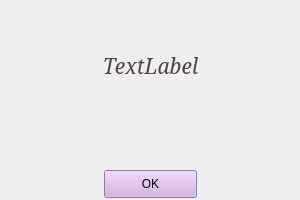
<?xml version="1.0" encoding="UTF-8"?>
<ui version="4.0">
 <class>AddRecDialog</class>
 <widget class="QWidget" name="AddRecDialog">
  <property name="geometry">
   <rect>
    <x>0</x>
    <y>0</y>
    <width>300</width>
    <height>200</height>
   </rect>
  </property>
  <property name="windowTitle">
   <string>AddRecDialog</string>
  </property>
  <widget class="QPushButton" name="OKad">
   <property name="geometry">
    <rect>
     <x>104</x>
     <y>170</y>
     <width>93</width>
     <height>28</height>
    </rect>
   </property>
   <property name="styleSheet">
    <string notr="true">QPushButton {
	background-color: #CFA7DE;
}</string>
   </property>
   <property name="text">
    <string>OK</string>
   </property>
  </widget>
  <widget class="QLabel" name="dialogname">
   <property name="geometry">
    <rect>
     <x>10</x>
     <y>10</y>
     <width>281</width>
     <height>111</height>
    </rect>
   </property>
   <property name="sizePolicy">
    <sizepolicy hsizetype="Expanding" vsizetype="Expanding">
     <horstretch>0</horstretch>
     <verstretch>0</verstretch>
    </sizepolicy>
   </property>
   <property name="font">
    <font>
     <family>Elephant</family>
     <pointsize>16</pointsize>
     <italic>true</italic>
    </font>
   </property>
   <property name="styleSheet">
    <string notr="true">QLabel {
	color: #544242;
}</string>
   </property>
   <property name="text">
    <string>TextLabel</string>
   </property>
   <property name="alignment">
    <set>Qt::AlignCenter</set>
   </property>
  </widget>
 </widget>
 <layoutdefault spacing="6" margin="11"/>
 <resources/>
 <connections/>
</ui>
